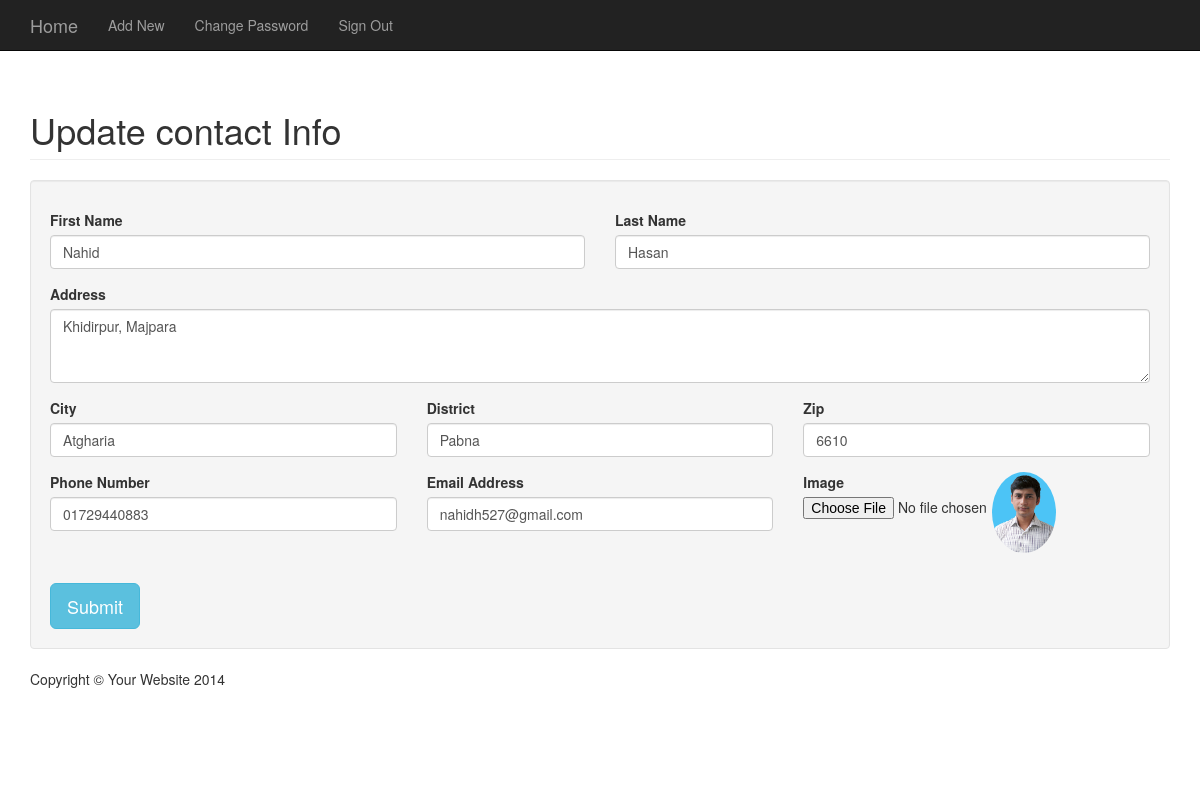
The app's page /Contact/UpdateContact.php?Id=4 (signed in) with its own data.
### tables this page shows
CREATE TABLE `contactlist` (
  `Id` int(11) NOT NULL,
  `Name` varchar(50) NOT NULL,
  `Address` varchar(100) NOT NULL,
  `City` varchar(50) NOT NULL,
  `District` varchar(50) NOT NULL,
  `Zipcode` varchar(8) NOT NULL,
  `Email` varchar(50) NOT NULL,
  `Phone` varchar(50) NOT NULL,
  `Image` text NOT NULL
);

### Contact/Dataoperation.php (called while the page is built, shortened)
<?php
class DataOperation{
	function getDetails($id)
	{
		$db = mysqli_connect('localhost','root','','contact');
		$ID=htmlspecialchars_decode($id);
		$stmt=$db->prepare('SELECT * FROM contactlist WHERE Id=?');
		$stmt->bind_param('i',$ID);
		$stmt->execute();
		$result=$stmt->get_result();
		$contact=new contactInfo();
		while ($row=mysqli_fetch_assoc($result)) {
				$contact->Id=$row['Id'];
				$contact->Name=$row['Name'];
				$contact->Address=$row['Address'];
				$contact->City=$row['City'];
				$contact->District=$row['District'];
				$contact->Zipcode=$row['Zipcode'];
				$contact->Email=$row['Email'];
				$contact->Phone=$row['Phone'];
				$contact->Image=$row['Image'];
		}
		return $contact;
	}
}
 ?>

### Contact/UpdateContact.php (the view, shortened to what this page needs)
<?php
    include 'Dataoperation.php';
    if($_SERVER['REQUEST_METHOD']=='POST')
    {
        $contact=new contactInfo();
        $contact->Id=input_valid($_POST['Id']);
       	$contact->Name=input_valid($_POST['firstName']).' '.input_valid($_POST['lastName']);
        $contact->Address=input_valid($_POST['Address']);
        $contact->City=input_valid($_POST['City']);
        $contact->District=input_valid($_POST['District']);
        $contact->Zipcode=input_valid($_POST['Zip']);
        $contact->Email=input_valid($_POST['Email']);
        $contact->Phone=input_valid($_POST['Phone']);
        if(!empty($_FILES['Image']['name']))
        {
        	$contact->Image='contactImage/'.$_FILES['Image']['name'];
        	ImageCheck();
        }else
        {
        	$contact->Image=input_valid($_POST['Image1']);
        }
        if(!empty($Error))
        {
           $Msg=$Error;
        }else
        {
            $operation=new DataOperation();
            $result=$operation->UpdateInfo($contact);
            if($result)
                header('location:Details.php?Id='.$contact->Id.'');
            else
                $Msg='Somethis went wrong';
        }
    }else
    {
    	if(isset($_GET['Id']))
		{
			$Id=htmlspecialchars($_GET['Id']);
			$dataOb=new DataOperation();
			$con=$dataOb->getDetails($Id);
			$Names=explode(" ", $con->Name);
		}else
			header("location:Index.php");
    }
 ?>
<html lang="en">
<head>
    <link href="css/bootstrap.min.css" rel="stylesheet">
    <link href="css/4-col-portfolio.css" rel="stylesheet">
</head>
<body>
     <nav class="navbar navbar-inverse navbar-fixed-top" role="navigation">
        <div class="container">
            <div class="navbar-header">
                <a class="navbar-brand" href="Index.php">Home</a>
            </div>
            <div class="collapse navbar-collapse" id="bs-example-navbar-collapse-1">
                <ul class="nav navbar-nav">
                    <li>
                        <a href="AddNew.php">Add New</a>
                    </li>
                    <li>
                        <a href="ChangePassword.php">Change Password</a>
                    </li>
                    <li>
                        <a href="Logout.php">Sign Out</a>
                    </li>
                </ul>
            </div>
        </div>
    </nav>
    <div class="container">
        <div class="row">
            <div class="col-lg-12">
                <h1 class="page-header">Update contact Info</h1>
            </div>
        </div>
    <div class="col-lg-12 well">
		<div class="row">
				<form action="" name="contact" method="post" role="form" enctype="multipart/form-data">
					<div class="col-sm-12">
                        <div class="row">
                        </div>
						<?php
							echo '
							<div class="row">
							<div class="col-sm-6 form-group">
								<label>First Name</label>
								<input type="text" name="firstName" pattern="[A-Za-z]{1,20}" title="Only Alphabit is allow" placeholder="Enter First Name Here.." name="InputFirstName" id="inputFirst" value="'.$Names[0].'" class="form-control" required="Name is required">
							</div>
							<div class="col-sm-6 form-group">
								<label>Last Name</label>
								<input type="text" name="lastName" pattern="[A-Za-z]{1,20}" title="Only Alphabit is allow" value="'.$Names[1].'" placeholder="Enter Last Name Here.." class="form-control" required>
							</div>
						</div>
						<div class="form-group">
							<label>Address</label>
							<textarea placeholder="Enter Address Here.."name="Address" rows="3" class="form-control" required>'.$con->Address.'</textarea>
						</div>
						<div class="row">
							<div class="col-sm-4 form-group">
								<label>City</label>
								<input type="text" placeholder="Enter City Name Here.." pattern="[A-Za-z]{4,20}" title="Input Valid City Name" value="'.$con->City.'" name="City" class="form-control" required>
							</div>
							<div class="col-sm-4 form-group">
								<label>District</label>
								<input type="text" placeholder="Enter State Name Here.."
                                pattern="[A-Za-z]{4,20}" value="'.$con->District.'" title="Input valid District Name" name="District" class="form-control" required>
							</div>
							<div class="col-sm-4 form-group">
								<label>Zip</label>
								<input type="text" value="'.$con->Zipcode.'" placeholder="Enter Zip Code Here.." pattern="[0-9]{4}" title="4 digit Only" name="Zip" class="form-control" required>
							</div>
						</div>
						<div class="row">
							<div class="col-sm-4 form-group">
								<label>Phone Number</label>
								<input type="text" placeholder="Enter Phone Number Here.." value="'.$con->Phone.'" pattern="[0-9]{11}" title="Only Number is allow and less than 12" name="Phone" class="form-control" required>
							</div>
							<div class="col-sm-4 form-group">
								<label>Email Address</label>
								<input type="email" value="'.$con->Email.'" placeholder="Enter Email Address Here.." pattern="/^([a-zA-Z0-9_\.\-])+\@(([a-zA-Z0-9\-])+\.)+([a-zA-Z0-9]{2,4})+$/" title="Input Valid Email"  name="Email" id="email" class="form-control" required>
							</div>
							<div class="col-sm-4 form-group">
									<div class="row">
										<div class="col-sm-3 form-group">
											<label for="exampleInputFile">Image</label>
											<input type="file" name="Image" class="form-control-file" id="exampleInputFile" aria-describedby="fileHelp" value="">
										</div>
										<div class="col-sm-3 form-group">
										</div>
										<div class="col-sm-3 form-group">
											<img class="img-responsive img-circle" src="'.$con->Image.'">
											<input type="hidden" name="Id" value="'.$con->Id.'" />
											<input type="hidden" name="Image1" value="'.$con->Image.'" />
										</div>
									</div>
							</div>
						</div>';
						 ?>
					<button type="submit" class="btn btn-lg btn-info">Submit</button>
					</div>
				</form>
			</div>
	</div>
        <footer>
            <div class="row">
                <div class="col-lg-12">
                    <p>Copyright &copy; Your Website 2014</p>
                </div>
            </div>
        </footer>
    </div>
</body>
</html>

### Contact/css/4-col-portfolio.css (style rules this page uses)
body { padding-top: 70px; }
footer { margin: 50px 0; padding-bottom: 10px; }

### records on screen
contactlist: firstName "Nahid", lastName "Hasan", Address "Khidirpur, Majpara", City "Atgharia", District "Pabna", Zip "6610", Phone "01729440883", Email "nahidh527@gmail.com", Image (picture)
